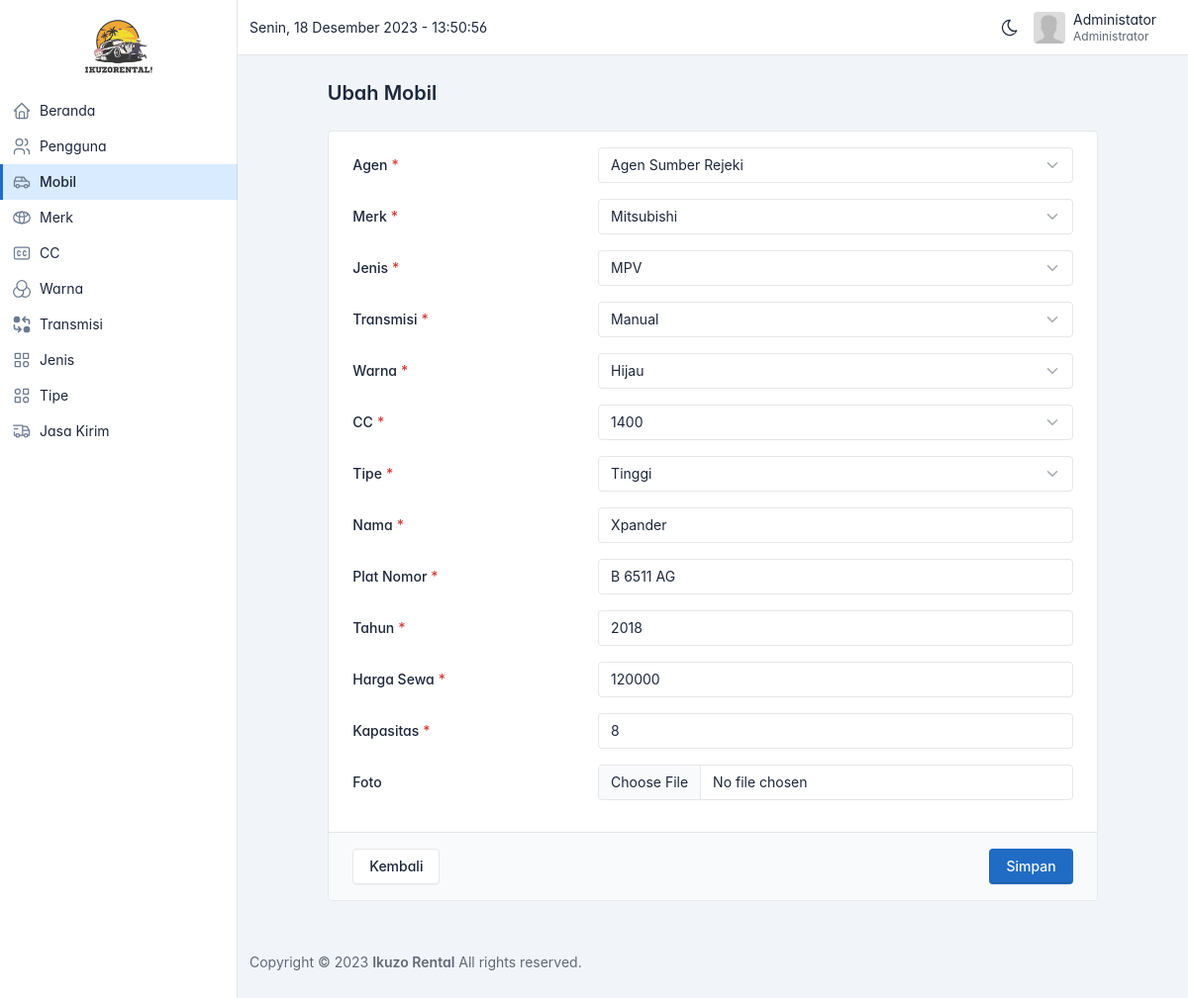
/admin/ubah-mobil.php?id=14 (signed in), run on an earlier commit of the app's database.
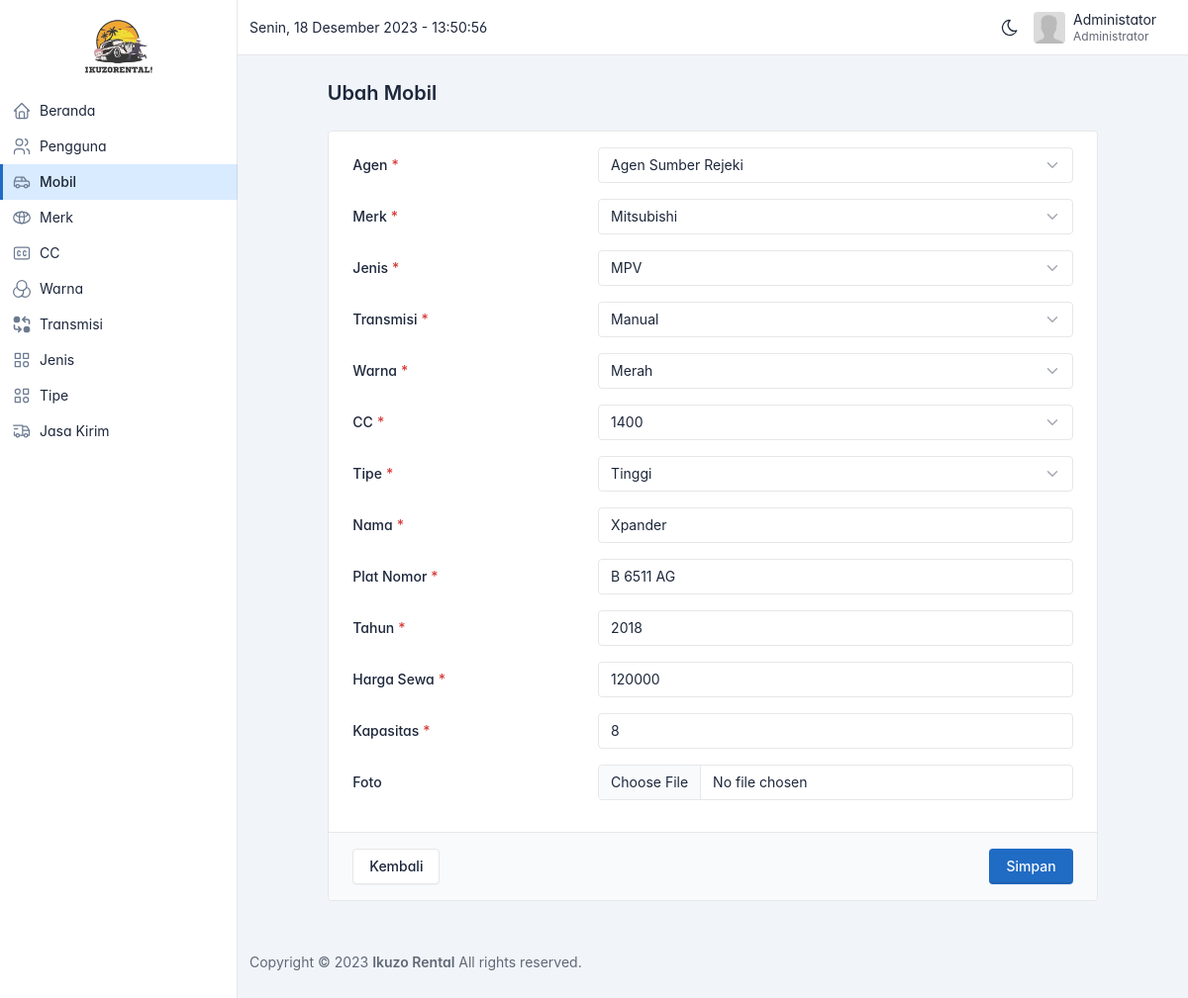
And on a later commit of the database.
### tables this page shows
CREATE TABLE `mobil` (
  `id` bigint(20) UNSIGNED NOT NULL,
  `agen_id` bigint(20) UNSIGNED NOT NULL,
  `merk_id` bigint(20) UNSIGNED NOT NULL,
  `jenis_id` bigint(20) UNSIGNED NOT NULL,
  `transmisi_id` bigint(20) UNSIGNED NOT NULL,
  `warna_id` bigint(20) UNSIGNED NOT NULL,
  `cc_id` bigint(20) UNSIGNED NOT NULL,
  `tipe_id` bigint(20) UNSIGNED NOT NULL,
  `nama` varchar(255) NOT NULL,
  `plat_nomor` varchar(255) NOT NULL,
  `tahun` varchar(255) DEFAULT NULL,
  `harga` bigint(20) NOT NULL,
  `kapasitas` int(11) NOT NULL,
  `foto` varchar(255) DEFAULT NULL,
  `status` varchar(255) NOT NULL DEFAULT 'available'
);

CREATE TABLE `warna` (
  `id` bigint(20) UNSIGNED NOT NULL,
  `nama` varchar(255) NOT NULL,
  `kode` varchar(255) NOT NULL
);

CREATE TABLE `agen` (
  `id` bigint(20) UNSIGNED NOT NULL,
  `user_id` bigint(20) UNSIGNED NOT NULL,
  `nama` varchar(255) NOT NULL,
  `alamat` varchar(255) DEFAULT NULL,
  `telepon` varchar(255) DEFAULT NULL,
  `no_rekening` varchar(255) DEFAULT NULL,
  `bank` varchar(255) DEFAULT NULL,
  `atas_nama` varchar(255) DEFAULT NULL
);

CREATE TABLE `merk_mobil` (
  `id` bigint(20) UNSIGNED NOT NULL,
  `nama` varchar(255) NOT NULL
);

CREATE TABLE `jenis_mobil` (
  `id` bigint(20) UNSIGNED NOT NULL,
  `nama` varchar(255) NOT NULL
);

CREATE TABLE `transmisi` (
  `id` bigint(20) UNSIGNED NOT NULL,
  `nama` varchar(255) NOT NULL
);

CREATE TABLE `cc` (
  `id` bigint(20) UNSIGNED NOT NULL,
  `nama` varchar(255) NOT NULL
);

CREATE TABLE `tipe_mobil` (
  `id` bigint(20) UNSIGNED NOT NULL,
  `nama` varchar(255) NOT NULL
);

### helper/helpers.php (called while the page is built, shortened)
<?php
function getAll($conn, $table, $orderBy = 'id', $orderType = 'ASC')
{
  $query = "SELECT * FROM $table";
  if ($orderBy) {
    $query .= " ORDER BY $orderBy $orderType";
  }
  $result = mysqli_query($conn, $query);
  return mysqli_fetch_all($result, MYSQLI_ASSOC);
}

### admin/ubah-mobil.php (the view, shortened to what the changed rows need)
<?php
include('partials/header.php');
$merk = getAll($conn, 'merk_mobil', 'id', 'ASC');
$jenis = getAll($conn, 'jenis_mobil', 'id', 'ASC');
$transmisi = getAll($conn, 'transmisi', 'id', 'ASC');
$warna = getAll($conn, 'warna', 'id', 'ASC');
$cc = getAll($conn, 'cc', 'id', 'ASC');
$tipe = getAll($conn, 'tipe_mobil', 'id', 'ASC');
$agen = getAll($conn, 'agen', 'id', 'ASC');
$id = htmlspecialchars($_GET['id']);
$result = mysqli_query($conn, "SELECT * FROM mobil WHERE id = $id");
$mobil = mysqli_fetch_assoc($result);
?>
<link href="https://unpkg.com/filepond/dist/filepond.css" rel="stylesheet">
<link href="https://unpkg.com/filepond-plugin-image-preview/dist/filepond-plugin-image-preview.css" rel="stylesheet" />
<div class="page-header d-print-none">
  <div class="container-xl">
    <div class="row g-2 align-items-center justify-content-center">
      <div class="col-12 col-md-10">
        <h2 class="page-title">
          Ubah Mobil
        </h2>
      </div>
    </div>
  </div>
</div>
<div class="page-body">
  <div class="container-xl">
    <div class="row row-cards justify-content-center">
      <div class="col-md-10">
        <form action="ubah-mobil.php?id=<?= $mobil['id'] ?>" method="POST" enctype="multipart/form-data">
          <div class="card">
            <div class="card-body">
              <div class="mb-3 row">
                <div class="col">
                  <select required class="form-select" name="agen_id">
                    <?php foreach ($agen as $item) : ?>
                      <option value="<?= $item['id'] ?>" <?= $item['id'] == $mobil['agen_id'] ? 'selected' : '' ?>>
                        <?= $item['nama'] ?>
                      </option>
                    <?php endforeach ?>
                  </select>
                </div>
              </div>
              <div class="mb-3 row">
                <div class="col">
                  <select required class="form-select" name="merk_id">
                    <?php foreach ($merk as $item) : ?>
                      <option value="<?= $item['id'] ?>" <?= $item['id'] == $mobil['merk_id'] ? 'selected' : '' ?>>
                        <?= $item['nama'] ?>
                      </option>
                    <?php endforeach ?>
                  </select>
                </div>
              </div>
              <div class="mb-3 row">
                <div class="col">
                  <select required class="form-select" name="jenis_id">
                    <?php foreach ($jenis as $item) : ?>
                      <option value="<?= $item['id'] ?>" <?= $item['id'] == $mobil['jenis_id'] ? 'selected' : '' ?>>
                        <?= $item['nama'] ?>
                      </option>
                    <?php endforeach ?>
                  </select>
                </div>
              </div>
              <div class="mb-3 row">
                <div class="col">
                  <select required class="form-select" name="transmisi_id">
                    <?php foreach ($transmisi as $item) : ?>
                      <option value="<?= $item['id'] ?>" <?= $item['id'] == $mobil['transmisi_id'] ? 'selected' : '' ?>>
                        <?= $item['nama'] ?>
                      </option>
                    <?php endforeach ?>
                  </select>
                </div>
              </div>
              <div class="mb-3 row">
                <div class="col">
                  <select required class="form-select" name="warna_id">
                    <?php foreach ($warna as $item) : ?>
                      <option value="<?= $item['id'] ?>" <?= $item['id'] == $mobil['warna_id'] ? 'selected' : '' ?>>
                        <?= $item['nama'] ?>
                      </option>
                    <?php endforeach ?>
                  </select>
                </div>
              </div>
              <div class="mb-3 row">
                <div class="col">
                  <select required class="form-select" name="cc_id">
                    <?php foreach ($cc as $item) : ?>
                      <option value="<?= $item['id'] ?>" <?= $item['id'] == $mobil['cc_id'] ? 'selected' : '' ?>>
                        <?= $item['nama'] ?>
                      </option>
                    <?php endforeach ?>
                  </select>
                </div>
              </div>
              <div class="mb-3 row">
                <div class="col">
                  <select required class="form-select" name="tipe_id">
                    <?php foreach ($tipe as $item) : ?>
                      <option value="<?= $item['id'] ?>" <?= $item['id'] == $mobil['tipe_id'] ? 'selected' : '' ?>>
                        <?= $item['nama'] ?>
                      </option>
                    <?php endforeach ?>
                  </select>
                </div>
              </div>
              <div class="mb-3 row">
                <div class="col">
                  <input required type="text" class="form-control" placeholder="Masukkan nama mobil" name="nama" value="<?= $mobil['nama'] ?>">
                </div>
              </div>
              <div class="mb-3 row">
                <div class="col">
                  <input required type="text" class="form-control" placeholder="Masukkan plat nomor mobil" name="plat_nomor" value="<?= $mobil['plat_nomor'] ?>">
                </div>
              </div>
              <div class="mb-3 row">
                <div class="col">
                  <input required type="text" class="form-control" placeholder="Masukkan tahun mobil" name="tahun" value="<?= $mobil['tahun'] ?>">
                </div>
              </div>
              <div class="mb-3 row">
                <div class="col">
                  <input required type="number" class="form-control" placeholder="Masukkan harga sewa mobil" name="harga" value="<?= $mobil['harga'] ?>">
                </div>
              </div>
              <div class="mb-3 row">
                <div class="col">
                  <input required type="number" class="form-control" placeholder="Masukkan kapasitas mobil" name="kapasitas" value="<?= $mobil['kapasitas'] ?>">
                </div>
              </div>
            </div>
          </div>
        </form>
      </div>
    </div>
  </div>
</div>
<?php include('partials/footer.php') ?>

What changed in the data, as far as the page shows it:
changed mobil "Xpander": warna_id "Hijau" → "Merah"
